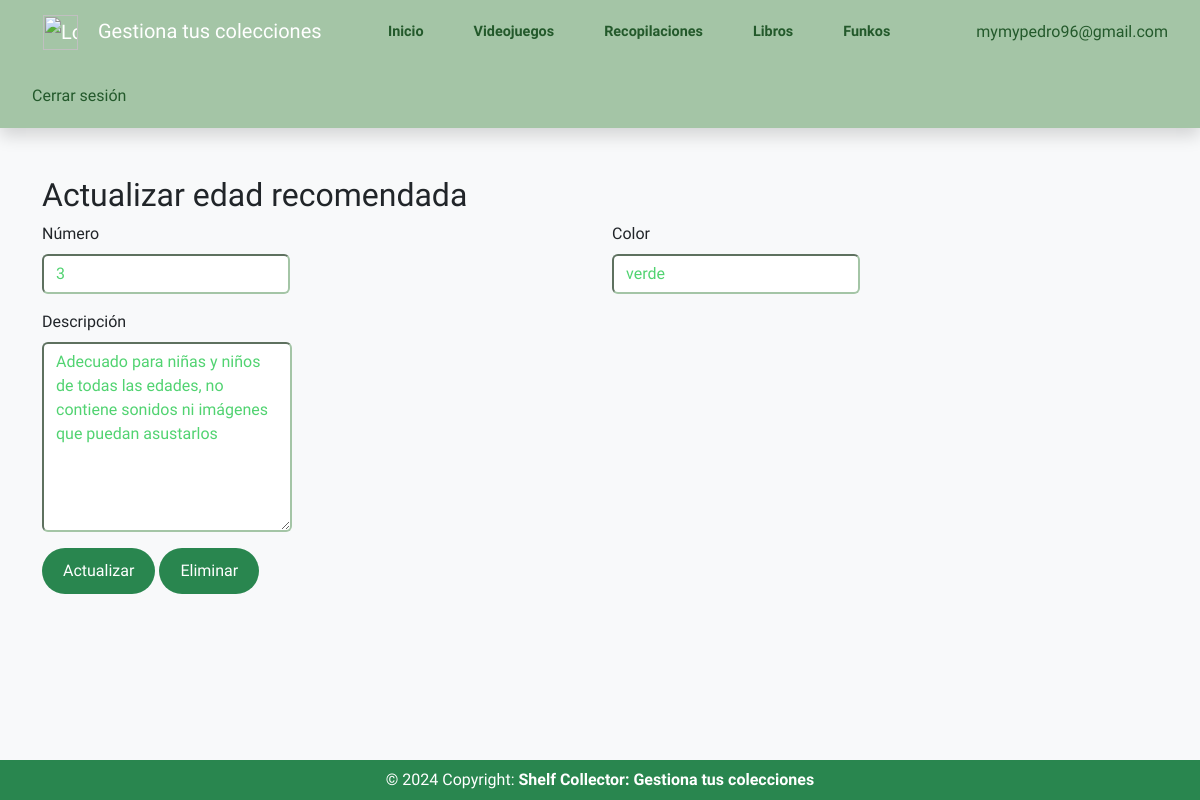
The app's page /edad_recomendada_update/1/ (signed in) with its own data.
### usuario/models.py (models this page shows, shortened)
class Usuario(AbstractBaseUser):
    email = models.EmailField(
                    verbose_name='Email',
                    unique=True,
                    null=False,
                    blank=False)  # Requerido base de datos y formularios
    nombre = models.CharField(
                    max_length=25,
                    verbose_name='Nombre',
                    null=False,
                    blank=False)
    is_active = models.BooleanField(default=True)
    is_staff = models.BooleanField(default=False)
    is_superuser = models.BooleanField(default=False)
    USERNAME_FIELD = 'email'
    REQUIRED_FIELDS = ['nombre']
    objects = UsuarioPersonalizado()

### gamesapp/models.py (models this page shows, shortened)
class EdadRecomendada(models.Model):
    numero = models.CharField(
                            max_length=2,
                            verbose_name='Número',
                            unique=True,
                            null=False,
                            blank=False)
    color = models.CharField(
                            max_length=8,
                            verbose_name='Color',
                            null=False,
                            blank=False)
    descripcion = models.TextField(
                            max_length=200,
                            verbose_name='Descripción',
                            null=False,
                            blank=False)
    class Meta:
        verbose_name = 'Edad Recomendada'
        verbose_name_plural = 'Edades Recomendadas'

### gamesapp/views.py (the view, shortened to what this page needs)
# urls.py: path('edad_recomendada_update/<int:pk>/', views.EdadRecomendadaUpdateView.as_view(), name='edad_recomendada_update'),
class EdadRecomendadaUpdateView(AreaRestringidaMixin, EdadRecomendadaMixin, SuccessMessageMixin, UpdateView):
    model = EdadRecomendada
    success_message = "Edad Recomendada editada exitosamente"

### gamesapp/forms.py
class EdadRecomendadaForm(forms.ModelForm):
    class Meta:
        model = EdadRecomendada
        fields = '__all__'

### common/mixins.py (called while the page is built)
    @method_decorator(login_required)
    def dispatch(self, request, *args, **kwargs):
        if not request.user.is_authenticated:
            return redirect("login")
        return super().dispatch(request, *args, **kwargs)

### templates/gamesapp/edad_recomendada_form.html (shortened to what this page needs)
{% extends 'common/base_gamesapp.html' %}
{% load crispy_forms_tags %}
{% block content %}
<div class="container py-5">
    <h2>{{object|yesno:'Actualizar edad recomendada,Creación de una nueva edad recomendada'}}</h2>
    <form method="post" enctype="multipart/form-data">{% csrf_token %}
        <div class="row">
            <div class="col-md-6">
                <div class="col-12 mb-3">
                    <label for="{{ form.numero.id_for_label }}">Número</label> <br>
                    {{ form.numero }}
                </div>
                <div class="col-12 mb-3">
                    <label for="{{ form.descripcion.id_for_label }}">Descripción</label> <br>
                    {{ form.descripcion|safe }}
                </div>
            </div>
            <div class="col-md-6">
                <div class="col-12 mb-3">
                    <label for="{{ form.color.id_for_label }}">Color</label> <br>
                    {{ form.color }}
                </div>
            </div>
            <div class="row">
                <div>
                    <input type="submit" class="btn" value="{{object|yesno:'Actualizar,Crear'}}" >
                    {% if object %}
                        <a class="btn" role="button" href="{% url 'edad_recomendada_delete' object.id %}"> Eliminar </a>
                    {% endif %}
                </div>
            </div>
        </div>
    </form>
</div>
{% endblock %}

### templates/common/header_menu.html (shortened to what this page needs)
{% load static %}
<header class="menu navbar navbar-expand-xl  d-none d-xl-flex navbar-dark sticky-top flex-md-nowrap p-0 shadow">
  <div class="container-fluid">
    <a class="navbar-brand col-md-3 col-lg-3 px-3 ml-5" href="{% url 'panel' %}">
      <img src="{% static 'joystick_game.webp' %}" alt="Logo Shelf Collector" class="d-inline-block align-text-center logo">
      Gestiona tus colecciones
    </a>
    <div class="navbar-collapse collapse justify-content-center" id="navbarNav">
      <ul class="navbar-nav">
        <li class="nav-item">
          <a class="nav-link{% if request.path == '/panel/' %} active{% endif %}" aria-current="page" href="{% url 'panel' %}">Inicio</a>
        </li>
        <li class="nav-item">
          <a class="nav-link{% if request.path == '/videojuegos/' %} active{% endif %}" href="{% url 'videojuegos' %}">Videojuegos</a>
        </li>
        <li class="nav-item">
          <a class="nav-link{% if request.path == '/recopilaciones/' %} active{% endif %}" href="{% url 'recopilaciones' %}">Recopilaciones</a>
        </li>
        <li class="nav-item">
          <a class="nav-link{% if request.path == '/libro/' %} active{% endif %}" href="{% url 'libro' %}">Libros</a>
        </li>
        <li class="nav-item">
          <a class="nav-link{% if request.path == '/funko/' %} active{% endif %}" href="{% url 'funko' %}">Funkos</a>
        </li>
      </ul>
    </div>
    <div class="nav-item text-nowrap">
      {% if user.is_authenticated %}
      <li class="nav-item" style="list-style-type: none;">
        <a class="nav-link" href="{% url 'usuario_registrado_update' pk=user.id %}">{{ user.get_username }}</a>
      </li>
      {% endif %}
    </div>
    <div class="nav-item text-nowrap">
      {% if user.is_authenticated %}
      <a class="nav-link" href="/accounts/logout">Cerrar sesión</a>
      {% else %}
      <a class="nav-link" href="/accounts/login">Iniciar sesión</a>
      {% endif %}
    </div>
  </div>
</header>

### common/static/css/stylesheet.css (style rules this page uses)
* { font-family: 'Arimo', sans-serif; }
header { background-color: #29864F; z-index: 3; }
header.menu { background-color: #A4C5A6; }
header.menu a.nav-link { padding: 20px; color: #23592B; }
@media (max-width: 1300px) { .navbar-expand-xl .navbar-nav .nav-link { padding-left: 25px; padding-right: 25px; } }
.logo { width: 35px; height: auto; margin: 0 15px; }
@media (min-width: 768px) and (max-width: 1200px) { .flex-md-nowrap { flex-wrap: wrap!important; } }
.btn { background-color: #29864F; color: #FFFFFF; padding: 10px 20px; border-radius: 50px; }
div#navbarNav.collapse.navbar-collapse { font-weight: bold; font-size: 0.9em; }
input { color: #51d371; border-color: #A4C5A6; padding: 6px 12px; border-radius: 0.375rem; }
input::placeholder { border-color: #29864F; }
select, textarea { color: #51d371; border: 2px inset #A4C5A6; padding: 6px 12px; border-radius: 0.375rem; }
label { margin-bottom: 8px; }
textarea { width: 250px; height: 190px; }
a:link, a:visited, a:active { text-decoration:none; }

### records on screen
Usuario: get_username "mymypedro96@gmail.com"
EdadRecomendada: numero "3", descripcion "Adecuado para niñas y niños de todas las edades, no contiene sonidos ni imágenes que puedan asustarlos", color "verde"
